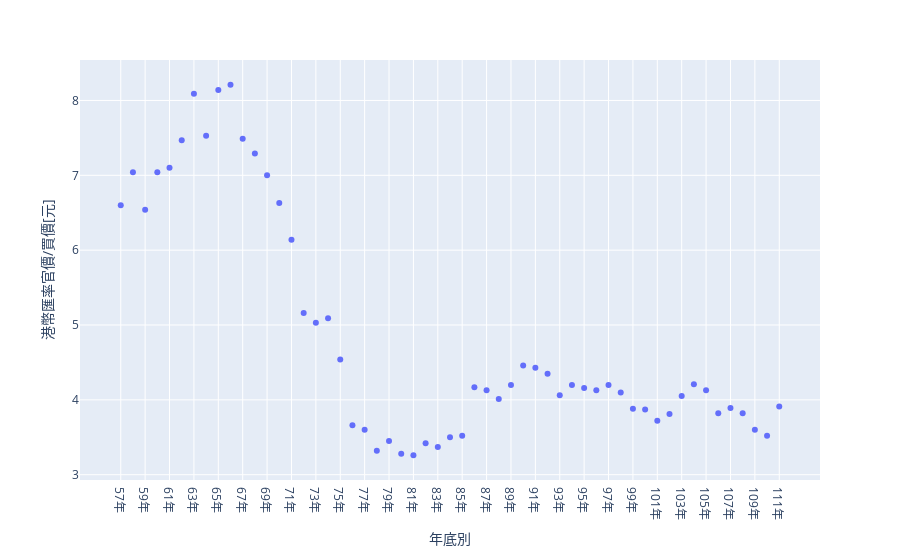

Notebook cell for this chart:
### Code cell
df = px.data.gapminder()

fig = px.scatter(result1, x="年底別", y="港幣匯率官價/買價[元]")
display(fig)

### Figure 1 — Plotly figure (JSON) as saved in the notebook; plotly's stock layout.template omitted (floating-point values rounded to 4 significant figures)
{"data": [{"hovertemplate": "年底別=%{x}<br>港幣匯率官價/買價[元]=%{y}<extra></extra>", "legendgroup": "", "marker": {"color": "#636efa", "symbol": "circle"}, "mode": "markers", "name": "", "orientation": "v", "showlegend": false, "type": "scatter", "x": ["57年", "58年", "59年", "60年", "61年", "62年", "63年", "64年", "65年", "66年", "67年", "68年", "69年", "70年", "71年", "72年", "73年", "74年", "75年", "76年", "77年", "78年", "79年", "80年", "81年", "82年", "83年", "84年", "85年", "86年", "87年", "88年", "89年", "90年", "91年", "92年", "93年", "94年", "95年", "96年", "97年", "98年", "99年", "100年", "101年", "102年", "103年", "104年", "105年", "106年", "107年", "108年", "109年", "110年", "111年"], "xaxis": "x", "y": [6.6, 7.04, 6.54, 7.04, 7.1, 7.47, 8.09, 7.53, 8.14, 8.21, 7.49, 7.29, 7, 6.63, 6.14, 5.16, 5.03, 5.09, 4.54, 3.66, 3.6, 3.32, 3.45, 3.28, 3.26, 3.42, 3.37, 3.5, 3.52, 4.17, 4.13, 4.01, 4.2, 4.46, 4.43, 4.35, 4.06, 4.2, 4.16, 4.13, 4.2, 4.1, 3.88, 3.87, 3.72, 3.81, 4.05, 4.21, 4.13, 3.82, 3.89, 3.82, 3.6, 3.52, 3.91], "yaxis": "y"}], "layout": {"legend": {"tracegroupgap": 0}, "margin": {"t": 60}, "xaxis": {"anchor": "y", "domain": [0, 1], "title": {"text": "年底別"}}, "yaxis": {"anchor": "x", "domain": [0, 1], "title": {"text": "港幣匯率官價/買價[元]"}}}}
